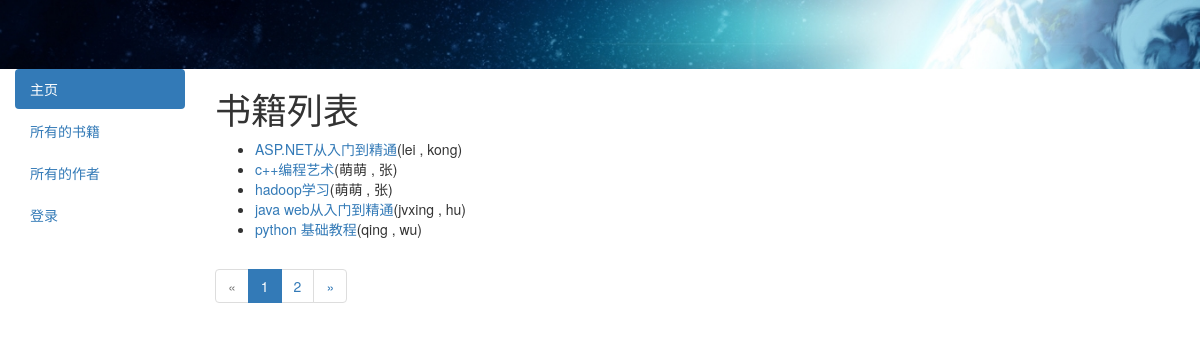
/catalog/books/, run on the app's committed database.
### catalog/models.py (models this page shows, shortened)
class Book(models.Model):
    title = models.CharField(max_length=200)
    author = models.ForeignKey('Author',on_delete=models.SET_NULL,null = True)
    summary = models.TextField(max_length=1000,help_text='输入书籍的描述')
    isbn = models.CharField('ISBN',max_length=13,help_text = '允许输入13位的字符<a href="https://www.isbn-international.org/content/what-isbn">ISBN number</a>')
    genre = models.ManyToManyField(Genre,help_text='选择书籍的类别')
    language = models.ForeignKey('Language',on_delete= models.SET_NULL,null = True,help_text='选择书籍的语言')
    def get_absolute_url(self):
        return reverse('book-detail',args=[str(self.id)])
    class Meta:
        ordering = ['title']
    def display_genre(self):
        """
        create string for the Genre
        """
        return ' , '.join(genre.name for genre in self.genre.all()[:3])
    display_genre.short_description = 'Genre'

class Author(models.Model):
    first_name = models.CharField(max_length = 100)
    last_name = models.CharField(max_length = 100)
    date_of_birth = models.DateField(null = True,blank = True)
    date_of_death = models.DateField('Died',null = True,blank=True)
    class Meta:
        ordering = ['last_name','first_name']
    def __str__(self):
        return '{0} , {1}'.format(self.last_name,self.first_name)

### catalog/views.py (the view)
# urls.py: path('books/',views.BookListView.as_view(),name = 'books'),
class BookListView(generic.ListView):
    model = Book
    template_name = 'book_list.html'
    def get_context_data(self,**kwargs):
        context = super(BookListView,self).get_context_data(**kwargs)
        context['page_title'] = '图书列表'
        return context
    paginate_by =5

### catalog/templates/book_list.html (shortened to what this page needs)
{% extends 'base_generic.html' %}
{% block content %}
<h1>书籍列表</h1>
{% if book_list %}
    <ul>
        {% for book in book_list %}
            <li>
                <a href="{{ book.get_absolute_url }}">{{ book.title }}</a>({{ book.author }})
            </li>
        {% endfor %}
    </ul>
{% else %}
    <p>暂时没有数据</p>
{% endif %}
{% endblock content %}

### data on the page
Book: title "ASP.NET从入门到精通", author "lei , kong"
Book: title "c++编程艺术", author "萌萌 , 张"
Book: title "hadoop学习", author "萌萌 , 张"
Book: title "java web从入门到精通", author "jvxing , hu"
Book: title "python 基础教程", author "qing , wu"

### other printed values
{{ i }} "1" "2"
